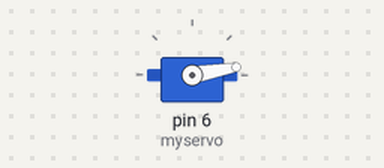
Bench run of a sketch on a simulated Arduino Uno, built with avr-gcc and run on an emulated ATmega328P. Parts: servo.

Above: at 0.05 s.
At 0.35 s:
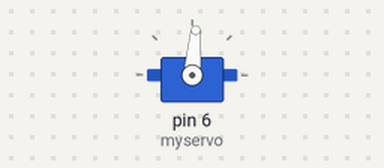
At 0.7 s:
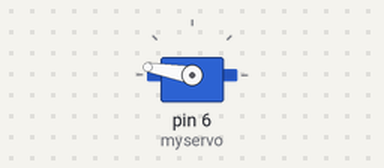
At 1.35 s:
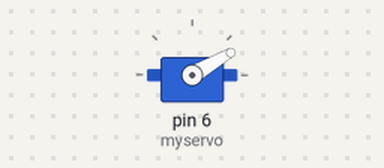
Timing chart, 0 to 3.4 s (numbered marks = the images above):
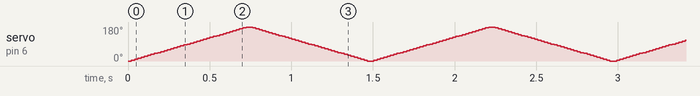

The sketch:

servo_motor_rotate.ino
```cpp
//서보 모터 사용(360도 좌우 회전)

#include <Servo.h>
Servo myservo; // 객체 생성

void setup() {
  myservo.attach(6);
}

void loop() {

  for(int deg=0;deg<=180;deg+=5){
    myservo.write(deg);
    delay(20);
  }
   for(int deg=180;deg>=0;deg-=5){
    myservo.write(deg);
    delay(20);
  }

}
```
